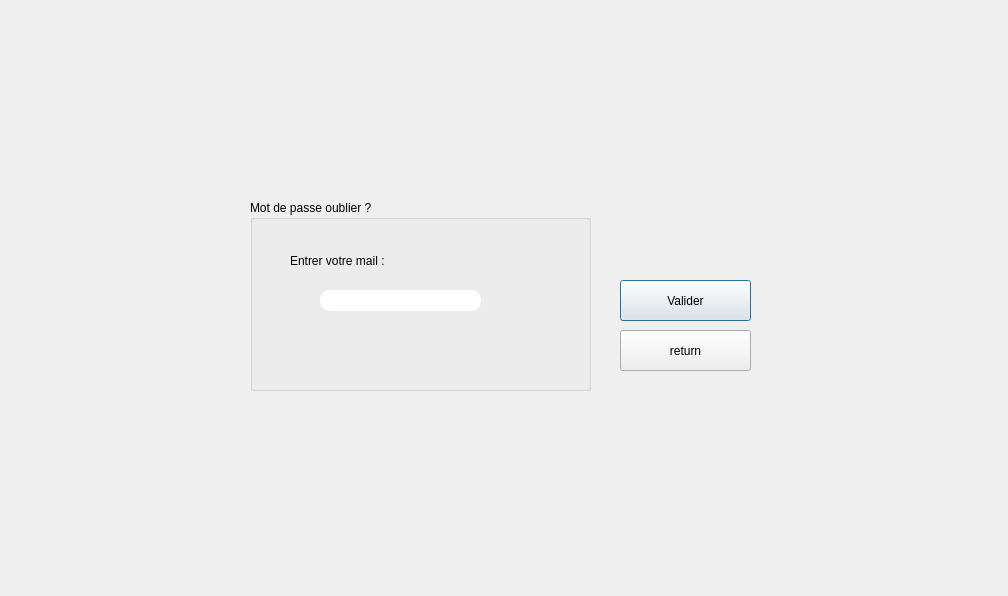
<?xml version="1.0" encoding="UTF-8"?>
<ui version="4.0">
 <class>Dialog_mdp</class>
 <widget class="QDialog" name="Dialog_mdp">
  <property name="geometry">
   <rect>
    <x>0</x>
    <y>0</y>
    <width>1008</width>
    <height>596</height>
   </rect>
  </property>
  <property name="windowTitle">
   <string>Dialog</string>
  </property>
  <widget class="QGroupBox" name="groupBox">
   <property name="geometry">
    <rect>
     <x>250</x>
     <y>200</y>
     <width>341</width>
     <height>191</height>
    </rect>
   </property>
   <property name="styleSheet">
    <string notr="true">font: 81 10pt &quot;Rockwell Extra Bold&quot;</string>
   </property>
   <property name="title">
    <string>Mot de passe oublier ?</string>
   </property>
   <widget class="QLabel" name="label">
    <property name="geometry">
     <rect>
      <x>40</x>
      <y>50</y>
      <width>271</width>
      <height>21</height>
     </rect>
    </property>
    <property name="styleSheet">
     <string notr="true">font: 81 10pt &quot;Rockwell Extra Bold&quot;;</string>
    </property>
    <property name="text">
     <string>Entrer votre mail :</string>
    </property>
   </widget>
   <widget class="QLineEdit" name="mail">
    <property name="geometry">
     <rect>
      <x>70</x>
      <y>90</y>
      <width>161</width>
      <height>21</height>
     </rect>
    </property>
    <property name="styleSheet">
     <string notr="true">border-radius: 10px;
background-color: rgb(255, 255, 255);</string>
    </property>
   </widget>
  </widget>
  <widget class="QPushButton" name="pushButton">
   <property name="geometry">
    <rect>
     <x>620</x>
     <y>280</y>
     <width>131</width>
     <height>41</height>
    </rect>
   </property>
   <property name="styleSheet">
    <string notr="true">QPushButton

{
	background-color: rgb(72, 78, 86);
	border-style: outset;
    border-width: 2px;
    border-radius:20px;
    border-color: beige;
    font: bold 14px;;
    padding: 6px;
	color: rgb(255, 255, 255);

}

QPushButton:hover

{
	background-color: rgb(106, 227, 231);
	color: rgb(0, 0, 0);
	gridline-color: rgb(94, 118, 255);
}

QPushButton:pressed</string>
   </property>
   <property name="text">
    <string>Valider</string>
   </property>
  </widget>
  <widget class="QLabel" name="label_2">
   <property name="geometry">
    <rect>
     <x>0</x>
     <y>-140</y>
     <width>1361</width>
     <height>851</height>
    </rect>
   </property>
   <property name="text">
    <string/>
   </property>
   <property name="pixmap">
    <pixmap>../../Downloads/back.png</pixmap>
   </property>
  </widget>
  <widget class="QPushButton" name="pushButton_4">
   <property name="geometry">
    <rect>
     <x>620</x>
     <y>330</y>
     <width>131</width>
     <height>41</height>
    </rect>
   </property>
   <property name="styleSheet">
    <string notr="true">QPushButton

{
	background-color: rgb(72, 78, 86);
	border-style: outset;
    border-width: 2px;
    border-radius:20px;
    border-color: beige;
    font: bold 14px;;
    padding: 6px;
	color: rgb(255, 255, 255);

}

QPushButton:hover

{
	background-color: rgb(106, 227, 231);
	color: rgb(0, 0, 0);
	gridline-color: rgb(94, 118, 255);
}

QPushButton:pressed</string>
   </property>
   <property name="text">
    <string>return</string>
   </property>
  </widget>
  <zorder>label_2</zorder>
  <zorder>groupBox</zorder>
  <zorder>pushButton</zorder>
  <zorder>pushButton_4</zorder>
 </widget>
 <resources/>
 <connections/>
</ui>
